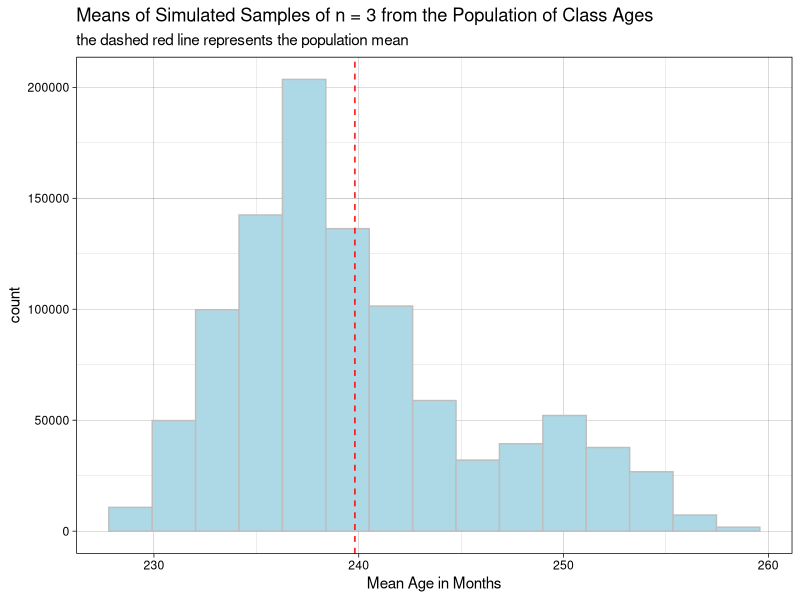
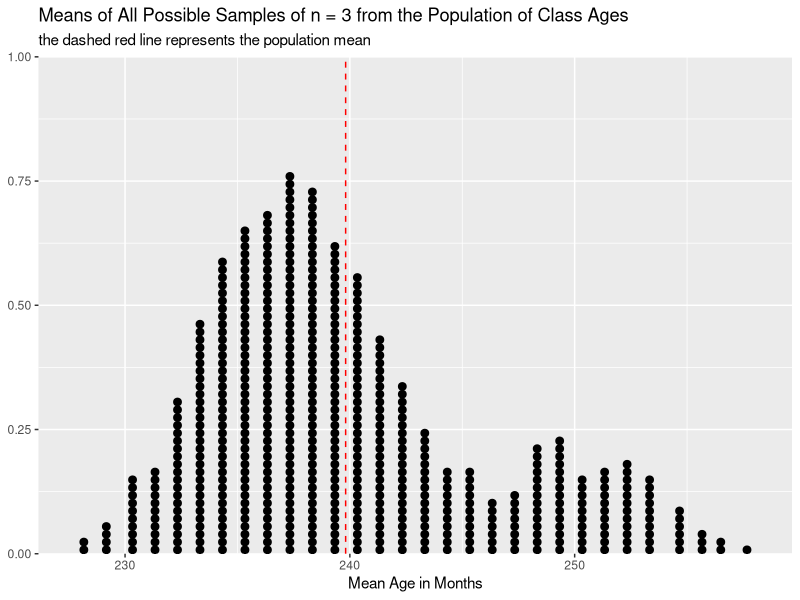
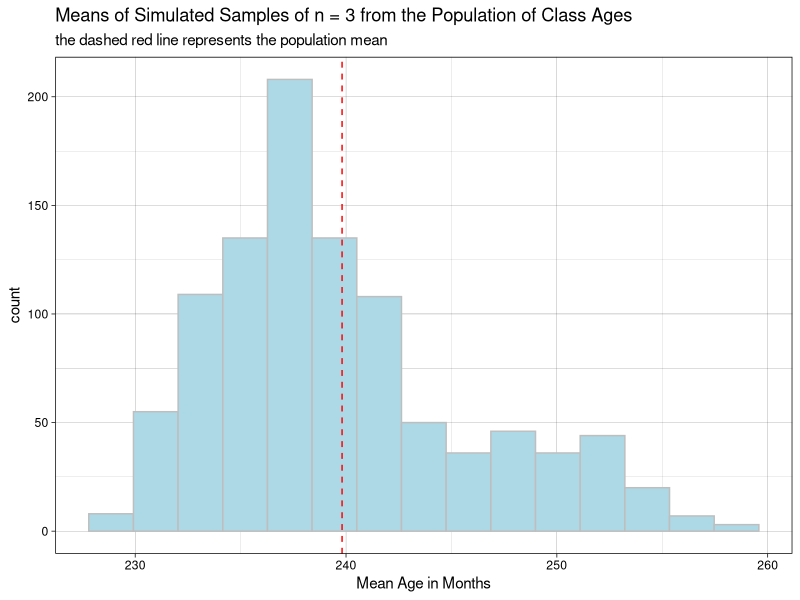

Recreate these plots in R, in order.
## ---- chunk 1
knitr::opts_chunk$set(message = FALSE, warning = FALSE, comment = NA)
## ---- chunk 2
library(tidyverse)
library(combinat)  # required for combn() function
## ---- chunk 3
pop_ages = c(234, 241, 233, 227, 251, 227, 242, 239, 241, 238, 230, 246, 231, 243, 238, 276)
## ---- chunk 4
pop_ages[1]         # first value
pop_ages[10]        # tenth value
pop_ages[c(1, 10)]  # first and tenth values
pop_ages[1:10]      # first through tenth values
## ---- chunk 5
(mu <- mean(pop_ages))
## ---- chunk 6
sampleIDs <- c(3, 6, 15)
sample_ages <- pop_ages[sampleIDs] # use vector index [ ] to get data for sampled students
(xbar1 <- mean(sample_ages))
## ---- chunk 7
sampleIDs <- c(5, 15, 16)
sample_ages <- pop_ages[sampleIDs]
(xbar2 <- mean(sample_ages))
## ---- chunk 8
sims  <- 10^6              # number of samples
pop_N <- length(pop_ages)  # population size
n     <- 3                 # sample size

sim_means <- numeric(sims) # vector to store the means of the random samples
                           # there is one location for each simulated sample
                           # initially this vector contains zeroes, try it!

# our for loop starts at 1 because vectors in R are indexed starting at one
# the counter serves not only to count, but also to index results using [i]

for (i in 1:sims) {
  sampleIDs    <- sample(pop_N, n)           # randomly choose n sample IDs
  sim_means[i] <- mean(pop_ages[sampleIDs])  # compute/store the sample mean
}
## ---- chunk 9
ggplot(NULL, aes(x = sim_means)) +
  geom_histogram(bins = 15, color = "gray", fill = "lightblue") +
  geom_vline(xintercept = mu, color = "red", linetype = "dashed") +
  labs(title = "Means of Simulated Samples of n = 3 from the Population of Class Ages",
       subtitle = "the dashed red line represents the population mean",
       x = "Mean Age in Months") +
  theme_linedraw()
## ---- chunk 10
mean(sim_means)
sd(sim_means)
## ---- chunk 11
# if you are confused about this, run it a few times and see what happens
# clarify for yourself so that you understand what pop_N is and what n is

sample(pop_N, n)
## ---- chunk 12
choose(pop_N, n)
## ---- chunk 13
n <- 3
all_samples <- combn(pop_ages, n)        # each matrix column is one sample
all_means   <- colSums(all_samples) / n  # compute the mean of each sample

ggplot(NULL, aes(x = all_means)) +
  geom_dotplot(dotsize = 0.35) +
  geom_vline(xintercept = mu, 
             color = "red", 
             linetype = "dashed") +
  scale_y_continuous(NULL, expand = c(0, 0)) +
  labs(title = "Means of All Possible Samples of n = 3 from the Population of Class Ages",
       subtitle = "the dashed red line represents the population mean",
       x = "Mean Age in Months")
## ---- chunk 14
mean(all_means)
mean(all_means) == mu
## ---- chunk 15
pop_ages <- tibble(ages = c(234, 241, 233, 227, 251, 227, 242, 239, 241, 238, 230, 246, 231, 243, 238, 276))
## ---- chunk 16
mu <- pop_ages %>% 
  summarize(mu = mean(ages)) %>% 
  pull(mu)
## ---- chunk 17
sim_means <- replicate(n = 1000,
          expr = {
            pop_ages %>% 
              slice_sample(n = 3) %>% 
              summarize(sample_mean = mean(ages)) %>% 
              pull(sample_mean)
          }
)
## ---- chunk 18
ggplot(NULL, aes(x = sim_means)) +
  geom_histogram(bins = 15, 
                 color = "gray", 
                 fill = "lightblue") +
  geom_vline(xintercept = mu, 
             color = "red", 
             linetype = "dashed") +
  labs(title = "Means of Simulated Samples of n = 3 from the Population of Class Ages",
       subtitle = "the dashed red line represents the population mean",
       x = "Mean Age in Months") +
  theme_linedraw()
## ---- chunk 19
tibble(sim_means) %>% 
summarize(mean_of_sim_means = mean(sim_means),
          sd_of_sim_means   = sd(sim_means))
## ---- chunk 20
sessionInfo()
